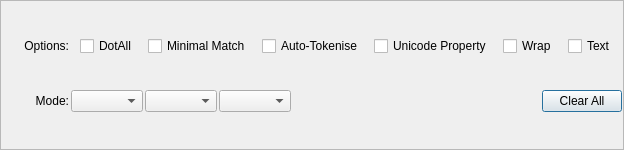
<?xml version="1.0" encoding="UTF-8"?>
<ui version="4.0">
 <class>Controls</class>
 <widget class="QDialog" name="Controls">
  <property name="geometry">
   <rect>
    <x>0</x>
    <y>0</y>
    <width>600</width>
    <height>150</height>
   </rect>
  </property>
  <property name="sizePolicy">
   <sizepolicy hsizetype="Expanding" vsizetype="Expanding">
    <horstretch>1</horstretch>
    <verstretch>1</verstretch>
   </sizepolicy>
  </property>
  <property name="windowTitle">
   <string>Search Controls</string>
  </property>
  <layout class="QHBoxLayout" name="horizontalLayout_2">
   <property name="spacing">
    <number>0</number>
   </property>
   <property name="leftMargin">
    <number>0</number>
   </property>
   <property name="topMargin">
    <number>0</number>
   </property>
   <property name="rightMargin">
    <number>0</number>
   </property>
   <property name="bottomMargin">
    <number>0</number>
   </property>
   <item>
    <widget class="QFrame" name="frame">
     <property name="frameShape">
      <enum>QFrame::StyledPanel</enum>
     </property>
     <property name="frameShadow">
      <enum>QFrame::Raised</enum>
     </property>
     <layout class="QHBoxLayout" name="horizontalLayout_3">
      <property name="spacing">
       <number>0</number>
      </property>
      <property name="leftMargin">
       <number>0</number>
      </property>
      <property name="topMargin">
       <number>0</number>
      </property>
      <property name="rightMargin">
       <number>0</number>
      </property>
      <property name="bottomMargin">
       <number>0</number>
      </property>
      <item>
       <layout class="QVBoxLayout" name="verticalLayout">
        <item>
         <spacer name="verticalSpacer">
          <property name="orientation">
           <enum>Qt::Vertical</enum>
          </property>
          <property name="sizeHint" stdset="0">
           <size>
            <width>20</width>
            <height>40</height>
           </size>
          </property>
         </spacer>
        </item>
       </layout>
      </item>
      <item>
       <layout class="QGridLayout" name="gridLayout" columnstretch="0,1,0,0,0">
        <property name="leftMargin">
         <number>3</number>
        </property>
        <property name="topMargin">
         <number>3</number>
        </property>
        <property name="rightMargin">
         <number>1</number>
        </property>
        <property name="bottomMargin">
         <number>3</number>
        </property>
        <property name="spacing">
         <number>2</number>
        </property>
        <item row="1" column="0">
         <widget class="QLabel" name="optionsl">
          <property name="text">
           <string>Options:</string>
          </property>
          <property name="alignment">
           <set>Qt::AlignRight|Qt::AlignTrailing|Qt::AlignVCenter</set>
          </property>
         </widget>
        </item>
        <item row="1" column="1">
         <layout class="QHBoxLayout" name="advancedLayout" stretch="0,0,0,0,0,0,0,0,0,0,0">
          <item>
           <widget class="QLabel" name="space_a">
            <property name="text">
             <string/>
            </property>
           </widget>
          </item>
          <item>
           <widget class="QCheckBox" name="chkRegexOptionDotAll">
            <property name="focusPolicy">
             <enum>Qt::StrongFocus</enum>
            </property>
            <property name="toolTip">
             <string>For Regex searches, prefix your search with (?s).</string>
            </property>
            <property name="styleSheet">
             <string notr="true"/>
            </property>
            <property name="text">
             <string>DotAll</string>
            </property>
           </widget>
          </item>
          <item>
           <widget class="QLabel" name="space_b">
            <property name="text">
             <string/>
            </property>
           </widget>
          </item>
          <item>
           <widget class="QCheckBox" name="chkRegexOptionMinimalMatch">
            <property name="focusPolicy">
             <enum>Qt::StrongFocus</enum>
            </property>
            <property name="toolTip">
             <string>For Regex searches, prefix your search with (?U).</string>
            </property>
            <property name="styleSheet">
             <string notr="true"/>
            </property>
            <property name="text">
             <string>Minimal Match</string>
            </property>
           </widget>
          </item>
          <item>
           <widget class="QLabel" name="space_c">
            <property name="text">
             <string/>
            </property>
           </widget>
          </item>
          <item>
           <widget class="QCheckBox" name="chkRegexOptionAutoTokenise">
            <property name="focusPolicy">
             <enum>Qt::StrongFocus</enum>
            </property>
            <property name="toolTip">
             <string>For Regex searches, tokenise/escape selection when opening Find.</string>
            </property>
            <property name="styleSheet">
             <string notr="true"/>
            </property>
            <property name="text">
             <string>Auto-Tokenise</string>
            </property>
           </widget>
          </item>
          <item>
           <widget class="QLabel" name="space_c2">
            <property name="text">
             <string/>
            </property>
           </widget>
          </item>
          <item>
           <widget class="QCheckBox" name="chkRegexOptionUnicodeProperty">
            <property name="focusPolicy">
             <enum>Qt::StrongFocus</enum>
            </property>
            <property name="toolTip">
             <string>For Regex searches, set the Unicode Property flag.</string>
            </property>
            <property name="styleSheet">
             <string notr="true"/>
            </property>
            <property name="text">
             <string>Unicode Property</string>
            </property>
           </widget>
          </item>
          <item>
           <widget class="QLabel" name="space_d">
            <property name="text">
             <string/>
            </property>
           </widget>
          </item>
          <item>
           <widget class="QCheckBox" name="chkOptionWrap">
            <property name="focusPolicy">
             <enum>Qt::StrongFocus</enum>
            </property>
            <property name="toolTip">
             <string>Search from current position to top or end of the 
current file and then wrap to the
other end to continue searching.</string>
            </property>
            <property name="text">
             <string>Wrap</string>
            </property>
           </widget>
          </item>
          <item>
           <widget class="QLabel" name="space_e">
            <property name="text">
             <string/>
            </property>
           </widget>
          </item>
          <item>
           <widget class="QCheckBox" name="chkOptionTextOnly">
            <property name="focusPolicy">
             <enum>Qt::StrongFocus</enum>
            </property>
            <property name="toolTip">
             <string>Search only in text (outside tags).
              Valid only when searching HTML files.</string>
            </property>
            <property name="text">
             <string>Text</string>
            </property>
           </widget>
          </item>
          <item>
           <spacer name="horizontalSpacerAdvanced">
            <property name="orientation">
             <enum>Qt::Horizontal</enum>
            </property>
            <property name="sizeHint" stdset="0">
             <size>
              <width>40</width>
              <height>0</height>
             </size>
            </property>
           </spacer>
          </item>
         </layout>
        </item>
        <item row="2" column="0">
         <widget class="QLabel" name="model">
          <property name="text">
           <string>Mode:</string>
          </property>
          <property name="alignment">
           <set>Qt::AlignRight|Qt::AlignTrailing|Qt::AlignVCenter</set>
          </property>
         </widget>
        </item>
        <item row="2" column="1" colspan="4">
         <layout class="QHBoxLayout" name="modeLayout" stretch="0,0,0,0,0">
          <item>
           <widget class="QComboBox" name="cbSearchMode">
            <property name="focusPolicy">
             <enum>Qt::StrongFocus</enum>
            </property>
           </widget>
          </item>
          <item>
           <widget class="QComboBox" name="cbLookWhere">
            <property name="focusPolicy">
             <enum>Qt::StrongFocus</enum>
            </property>
           </widget>
          </item>
          <item>
           <widget class="QComboBox" name="cbSearchDirection">
            <property name="focusPolicy">
             <enum>Qt::StrongFocus</enum>
            </property>
           </widget>
          </item>
          <item>
           <spacer name="horizontalSpacer">
            <property name="orientation">
             <enum>Qt::Horizontal</enum>
            </property>
            <property name="sizeHint" stdset="0">
             <size>
              <width>60</width>
              <height>20</height>
             </size>
            </property>
           </spacer>
          </item>
          <item>
           <widget class="QPushButton" name="btClearAll">
            <property name="focusPolicy">
             <enum>Qt::TabFocus</enum>
            </property>
            <property name="toolTip">
             <string>Ignore current settings and return an empty Controls value. </string>
            </property>
            <property name="text">
             <string>Clear All</string>
            </property>
           </widget>
          </item>
         </layout>
        </item>
       </layout>
      </item>
     </layout>
    </widget>
   </item>
  </layout>
 </widget>
 <tabstops>
  <tabstop>chkRegexOptionDotAll</tabstop>
  <tabstop>chkRegexOptionMinimalMatch</tabstop>
  <tabstop>chkRegexOptionAutoTokenise</tabstop>
  <tabstop>chkRegexOptionUnicodeProperty</tabstop>
  <tabstop>chkOptionWrap</tabstop>
  <tabstop>chkOptionTextOnly</tabstop>
  <tabstop>cbSearchMode</tabstop>
  <tabstop>cbLookWhere</tabstop>
  <tabstop>cbSearchDirection</tabstop>
 </tabstops>
 <resources/>
 <connections/>
</ui>
